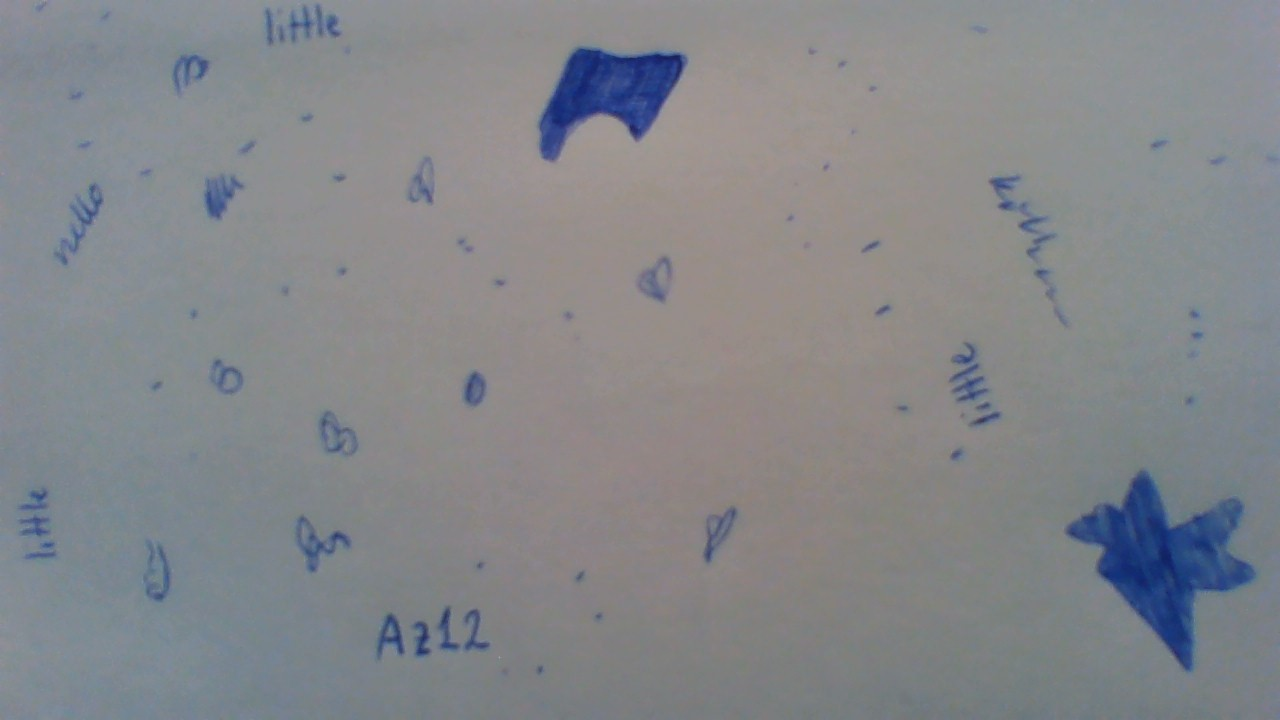
#> input picture test.jpg, 1280 x 720 px, given in place of the camera
$ python vidcapmask.py
#> lines starting #> are read from the running program, lines starting #| are printed output that depends on the picture; after the words box and inside, x2 and y2 are one past the last pixel; in counts of white or black regions, pixels touching at a corner belong together
import cv2
import numpy as np

cap = cv2.VideoCapture(0)

while True:
    _, frame = cap.read()
#> frame is the input picture: shape (720, 1280, 3); mean B, G, R 138.4, 134.5, 132.3
    blurred_frame = cv2.GaussianBlur(frame, (5, 5), 0)
    hsv = cv2.cvtColor(blurred_frame, cv2.COLOR_BGR2HSV)
#> hsv: shape (720, 1280, 3); mean H, S, V 78.5, 23.1, 141.6

    lower_blue = np.array([38, 86, 0])
    upper_blue = np.array([121, 255, 255])
    mask = cv2.inRange(hsv, lower_blue, upper_blue)
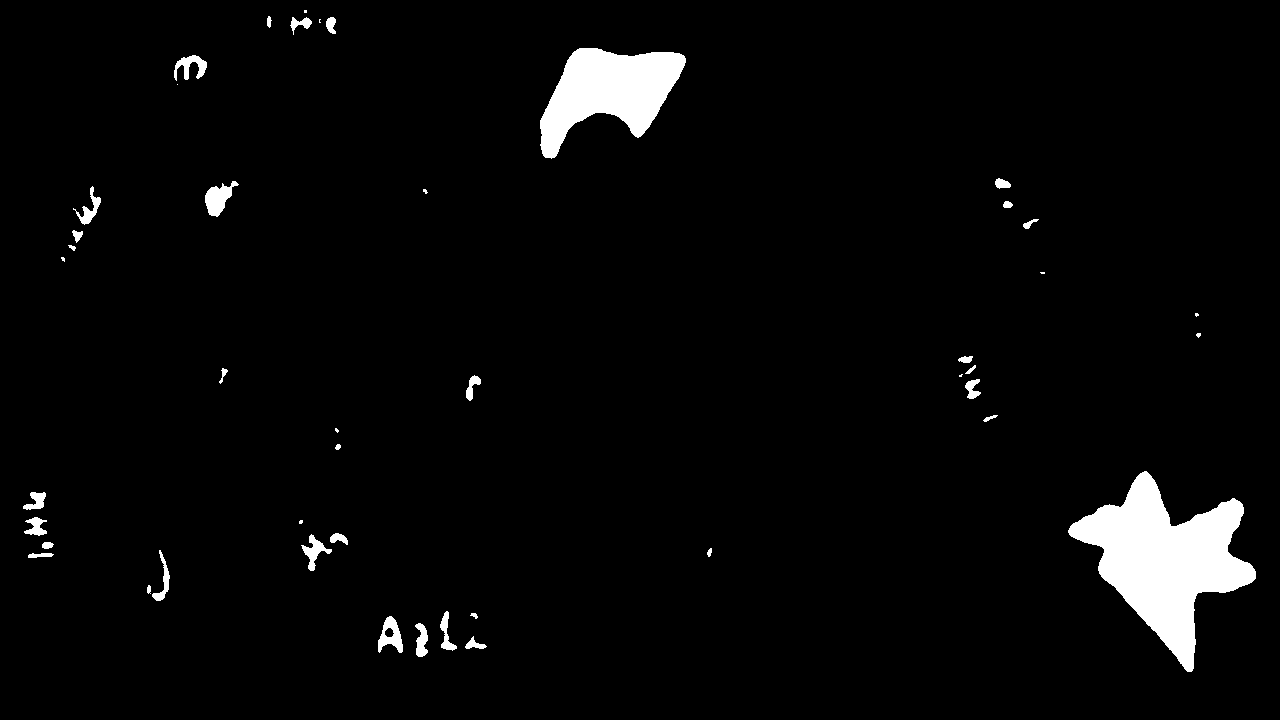
#> mask: shape (720, 1280); 3.3% white; 45 white regions (11 under 20 px)

    contours, hierarchy = cv2.findContours(mask, cv2.RETR_TREE, cv2.CHAIN_APPROX_NONE)
#> contours = 46 contours, 15 with area under 20; largest, box (x1, y1, x2, y2) and area: (1068, 471, 1256, 672) 16135, (540, 48, 686, 159) 8714, (205, 181, 239, 217) 565, (378, 616, 403, 653) 506, (174, 55, 207, 81) 344

    for contour in contours:
        area = cv2.contourArea(contour)

        if area > 1:
            cv2.drawContours(frame, contour, -1, (0, 255, 0), 3)
#> this loop made 46 passes
#> area on passes 1, 2, 3, 4, 6, 8, 9, 10, 11, 12, 13, 15: 102.5, 256, 506, 72, 219.5, 69, 221, 21, 52, 338.5, 108.5, 208
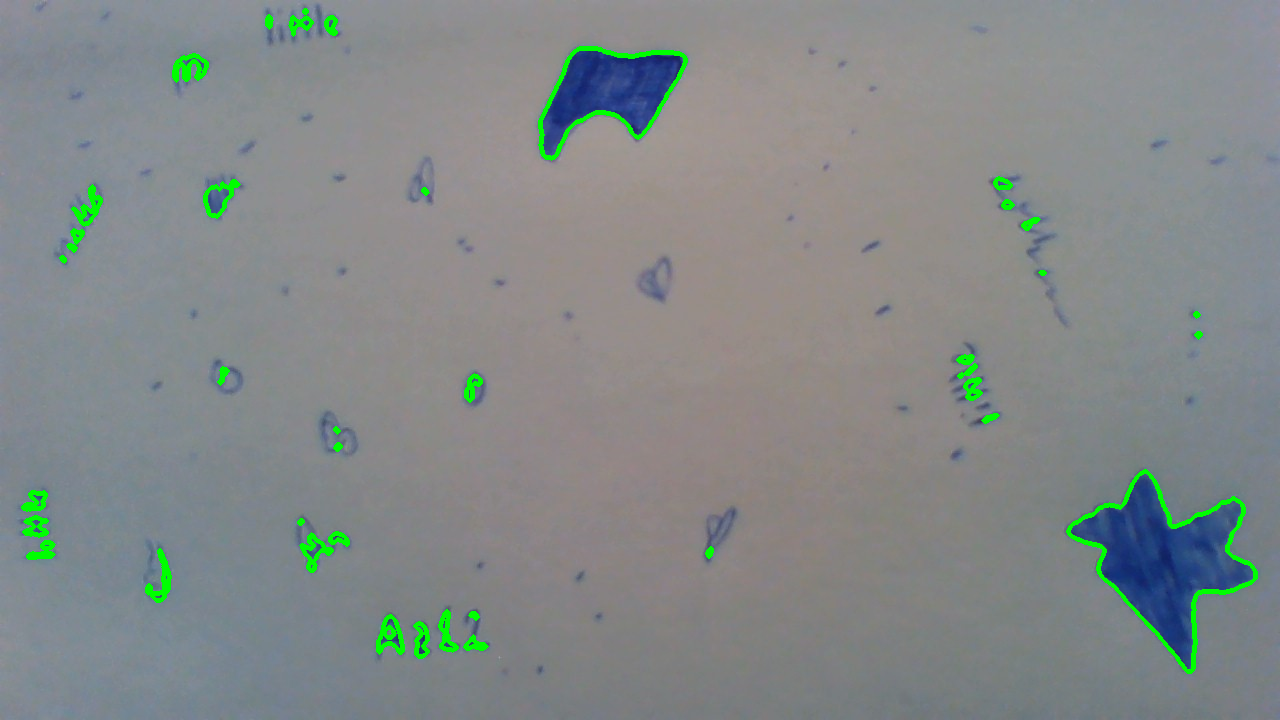
#> frame: shape (720, 1280, 3); 1.49% of pixels changed, all inside (x1, y1, x2, y2) = (21, 8, 1258, 674)


    cv2.imshow("Frame", frame)
    cv2.imshow("Mask", mask)

    cv2.imshow("Frame", frame)

    key = cv2.waitKey(1)
#> (key Esc is pressed here)
    if key == 27:
        break

cap.release()
cv2.destroyAllWindows()
